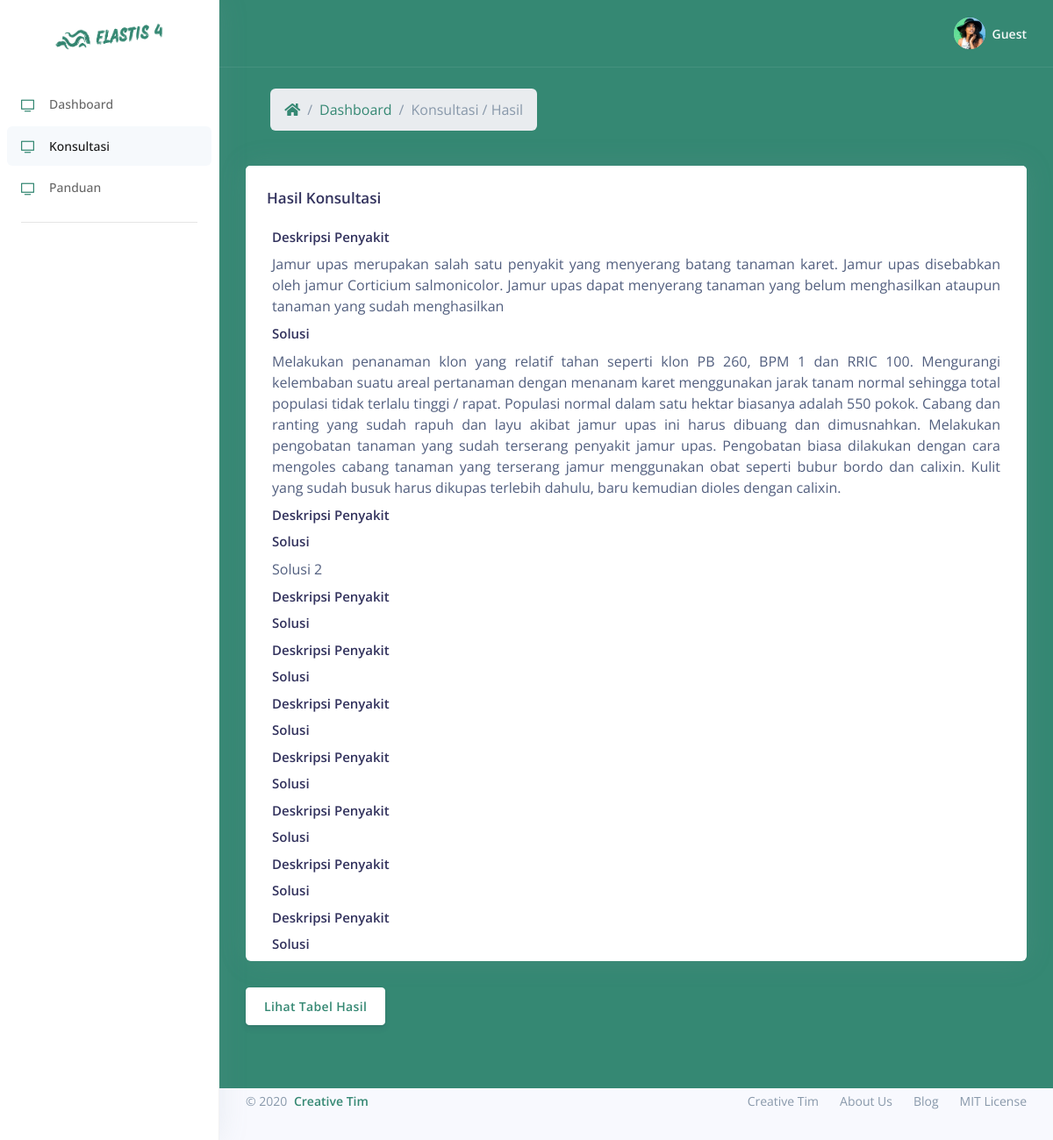
Screenshot of /index.php/user/dashboard/tabeldetailback with the database file from the repository.
### tables this page shows
CREATE TABLE `tb_penyakit` (
  `id_penyakit` int(11) NOT NULL,
  `nama_penyakit` varchar(255) NOT NULL,
  `deskripsi` text NOT NULL,
  `solusi` text NOT NULL
);

### application/controllers/user/Dashboard.php (called while the page is built, shortened)
<?php
class Dashboard extends CI_Controller{
    public function __construct()
	{
		$this->load->library('form_validation');
		$this->load->library('session');
		$this->load->helper('form');
		$this->load->helper('url');
		$this->load->model('User_model');
		$this->load->model('konsultasi');
        $this->load->model('Admin_gejala');
		$this->load->model('Admin_penyakit');
        $this->load->model('User_model');
	}
	public function hasilkonsultasi($hasilcf)
	{
		$data['head'] = "Konsultasi";
		$data['title'] = "Dashboard";
		$data['page'] = "Konsultasi / Hasil";
		$maxcf = max($hasilcf);
		$key = array_search($maxcf, $hasilcf);
		$penyakit = $this->Admin_penyakit->FindPenyakitNama($key);
		$data['penyakit'] = $penyakit;
		$data['hasilcf'] = $hasilcf;
		$this->load->view('user/konsultasi/hasil-konsultasi', $data);
	}
	public function tabeldetailback(){
		$inputData = $this->input->post('hasilcf');
		$hasilcf = unserialize($inputData);
		$this->hasilkonsultasi($hasilcf);
	}
}

### index.php (called while the page is built, shortened)
<?php
require_once BASEPATH.'core/CodeIgniter.php';

### application/models/Admin_penyakit.php (called while the page is built, shortened)
<?php
class Admin_penyakit extends CI_Model
{
    public function FindPenyakitNama($id)
    {
        $this->db->select('*');
        $this->db->from('tb_penyakit');
        $this->db->where('nama_penyakit', $id);
        $data = $this->db->get()->result_array();
        return $data;
    }
}

### application/views/user/konsultasi/hasil-konsultasi.php (the view, shortened to what this page needs)
<?php $this->load->view('user/template'); ?>
<div class="header bg-primary pb-6">
	<div class="container-fluid">
		<div class="header-body">
			<div class="row align-items-center py-4">
				<div class="col-lg-6 col-7">
					<nav aria-label="breadcrumb" class="d-none d-md-inline-block ml-md-4">
						<ol class="breadcrumb breadcrumb-links breadcrumb-dark">
							<li class="breadcrumb-item"><a href="#"><i class="fas fa-home"></i></a></li>
							<li class="breadcrumb-item"><a href="#"><?php echo $title ?></a></li>
							<li class="breadcrumb-item active" aria-current="page"><?php echo $page ?></li>
						</ol>
					</nav>
				</div>
			</div>
			<div class="row">
				<div class="col-xl-12 col-md-12">
					<div class="card">
						<div class="card-header border-0">
							<div class="row align-items-center">
								<div class="col-8">
									<h3 class="mb-0">Hasil Konsultasi</h3>
								</div>
							</div>
						</div>
						<div class="col-12 text-justify">
						<?php if ($penyakit != null && count($penyakit) > 0) { ?>
									<?php foreach ($penyakit as $key => $value) { ?>
										<div class="col-12">
											<h4>Deskripsi Penyakit</h4>
											<dd><?php echo $value['deskripsi'] ?></dd>
											<h4>Solusi</h4>
											<dd><?php echo $value['solusi'] ?></dd>
										</div>
									<?php } ?>
								<?php } ?>
						</div>
					</div>
					<form method="post" action="<?php echo base_url()?>user/dashboard/tabeldetail">
						<input type="submit" value="Lihat Tabel Hasil" class="btn btn-md btn-neutral">
					</form>
				</div>
			</div>
		</div>
	</div>
</div>
<?php $this->load->view('admin/footer'); ?>

### application/views/user/template.php (shortened to what this page needs)
<!DOCTYPE html>
<html>
<head>
	<link rel="stylesheet" href="<?php echo base_url() ?>/assets/vendor/nucleo/css/nucleo.css" type="text/css">
	<link rel="stylesheet" href="<?php echo base_url() ?>/assets/vendor/@fortawesome/fontawesome-free/css/all.min.css"
		type="text/css">
	<link rel="stylesheet" href="<?php echo base_url() ?>/assets/css/argon.css?v=1.2.0" type="text/css">
	<link href="https://adminlte.io/themes/AdminLTE/bower_components/select2/dist/css/select2.min.css" rel="stylesheet" />
</head>
<body>
	<nav class="sidenav navbar navbar-vertical  fixed-left  navbar-expand-xs navbar-light bg-white" id="sidenav-main">
		<div class="scrollbar-inner">
			<div class="sidenav-header  align-items-center">
				<a class="navbar-brand" href="javascript:void(0)">
					<img src="<?php echo base_url() ?>/assets/img/brand/elastis.png" class="navbar-brand-img" alt="...">
				</a>
			</div>
			<div class="navbar-inner">
				<div class="collapse navbar-collapse" id="sidenav-collapse-main">
					<?php if($this->session->username == "Guest"){ ?>
						<ul class="navbar-nav">
                        <li class="nav-item">
							<a class="nav-link <?php if($head == "Konsultasi") echo "active";?>"  href="<?php echo base_url() ?>user/auth/">
								<i class="ni ni-tv-2 text-primary"></i>
								<span class="nav-link-text">Konsultasi</span>
							</a>
						</li>
                        <li class="nav-item">
							<a class="nav-link <?php if($head == "Panduan") echo "active";?>" href="<?php echo base_url() ?>user/panduan/">
								<i class="ni ni-tv-2 text-primary"></i>
								<span class="nav-link-text">Panduan</span>
							</a>
						</li>
					</ul>
					<?php }else{ ?>
						<ul class="navbar-nav">
						<li class="nav-item">
							<a class="nav-link <?php if($head == "Dashboard") echo "active";?>" href="<?php echo base_url() ?>user/auth/">
								<i class="ni ni-tv-2 text-primary"></i>
								<span class="nav-link-text">Dashboard</span>
							</a>
						</li>
                        <li class="nav-item">
							<a class="nav-link <?php if($head == "Konsultasi") echo "active";?>" href="<?php echo base_url() ?>user/dashboard/konsultasi">
								<i class="ni ni-tv-2 text-primary"></i>
								<span class="nav-link-text">Konsultasi</span>
							</a>
						</li>
                        <li class="nav-item">
							<a class="nav-link <?php if($head == "Panduan") echo "active";?>" href="<?php echo base_url() ?>user/panduan/">
								<i class="ni ni-tv-2 text-primary"></i>
								<span class="nav-link-text">Panduan</span>
							</a>
						</li>
					</ul>
					<?php } ?>
					<hr class="my-3">
				</div>
			</div>
		</div>
	</nav>
	<div class="main-content" id="panel">
		<nav class="navbar navbar-top navbar-expand navbar-dark bg-primary border-bottom">
			<div class="container-fluid">
				<div class="collapse navbar-collapse" id="navbarSupportedContent">
					<ul class="navbar-nav align-items-center  ml-md-auto ">
						<ul class="navbar-nav align-items-center  ml-auto ml-md-0 ">
							<li class="nav-item dropdown">
								<a class="nav-link pr-0" href="#" role="button" data-toggle="dropdown"
									aria-haspopup="true" aria-expanded="false">
									<div class="media align-items-center">
										<span class="avatar avatar-sm rounded-circle">
											<img alt="Image placeholder"
												src="<?php echo base_url() ?>/assets/img/theme/team-4.jpg">
										</span>
										<div class="media-body  ml-2  d-none d-lg-block">
											<span
											class="mb-0 text-sm  font-weight-bold"><?php echo ($user != null && count($user) > 0) ? $user[0]['nama_user'] : 'Guest' ?></span>
										</div>
									</div>
								</a>
							</li>
						</ul>
				</div>
			</div>
		</nav>

### application/views/admin/footer.php (shortened to what this page needs)
<div class="container-fluid">
  <footer class="footer pt-0">
    <div class="row align-items-center justify-content-lg-between">
      <div class="col-lg-6">
        <div class="copyright text-center  text-lg-left  text-muted">
          &copy; 2020 <a href="https://www.creative-tim.com" class="font-weight-bold ml-1" target="_blank">Creative Tim</a>
        </div>
      </div>
      <div class="col-lg-6">
        <ul class="nav nav-footer justify-content-center justify-content-lg-end">
          <li class="nav-item">
            <a href="https://www.creative-tim.com" class="nav-link" target="_blank">Creative Tim</a>
          </li>
          <li class="nav-item">
            <a href="https://www.creative-tim.com/presentation" class="nav-link" target="_blank">About
              Us</a>
          </li>
          <li class="nav-item">
            <a href="http://blog.creative-tim.com" class="nav-link" target="_blank">Blog</a>
          </li>
          <li class="nav-item">
            <a href="https://github.com/creativetimofficial/argon-dashboard/blob/master/LICENSE.md" class="nav-link" target="_blank">MIT License</a>
          </li>
        </ul>
      </div>
    </div>
  </footer>
</div>
</div>
</body>
</html>

### rows the page displays
tb_penyakit: deskripsi "Jamur upas merupakan salah satu penyakit yang menyerang batang tanaman karet. Jamur upas disebabkan oleh jamur Corticium salmonicolor. Jamur upas dapat menyerang tanaman yang belum menghasilkan ataupun tanaman yang sudah menghasilkan", solusi "Melakukan penanaman klon yang relatif tahan seperti klon PB 260, BPM 1 dan RRIC 100. Mengurangi kelembaban suatu areal pertanaman dengan menanam karet menggunakan jarak tanam normal sehingga total populasi tidak terlalu tinggi / rapat. Populasi normal dalam satu hektar biasanya adalah 550 pokok. Cabang dan ranting yang sudah rapuh dan layu akibat jamur upas ini harus dibuang dan dimusnahkan. Melakukan pengobatan tanaman yang sudah terserang penyakit jamur upas. Pengobatan biasa dilakukan dengan cara mengoles cabang tanaman yang terserang jamur menggunakan obat seperti bubur bordo dan calixin. Kulit yang sudah busuk harus dikupas terlebih dahulu, baru kemudian dioles dengan calixin."
tb_penyakit: solusi "Solusi 2"

### other values shown
$title "Dashboard"
$page "Konsultasi / Hasil"
